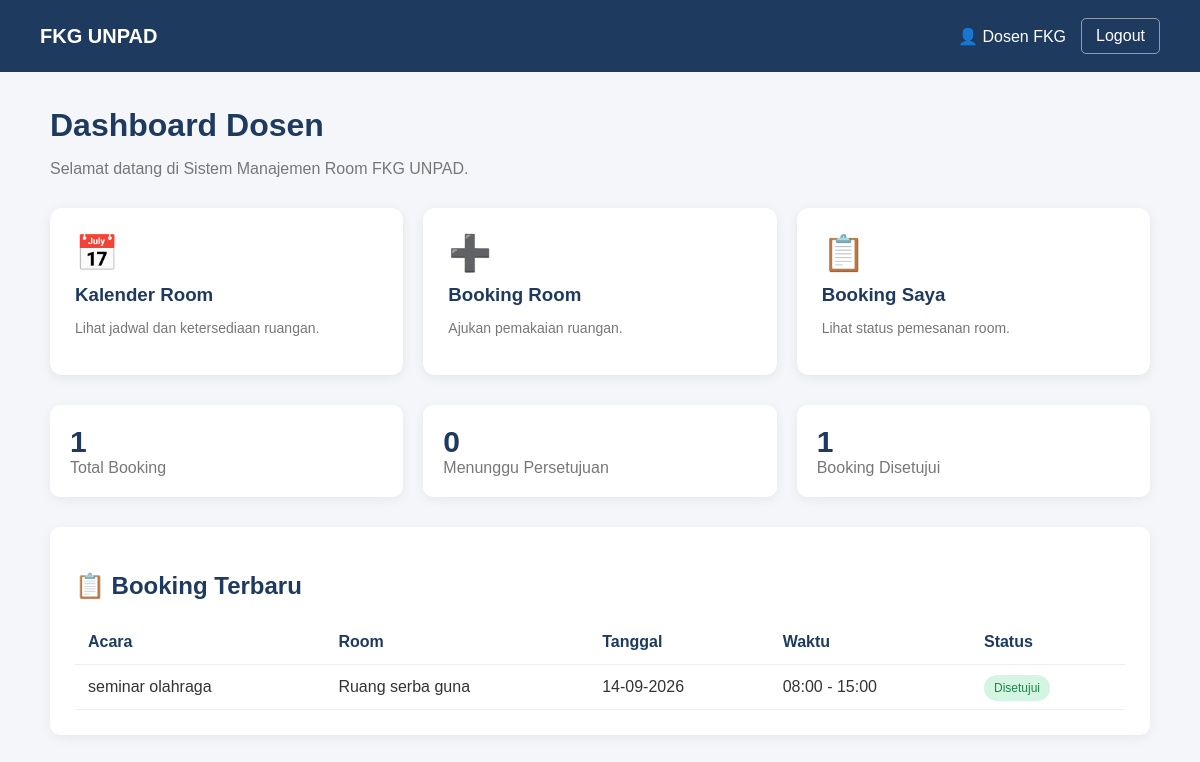
Screenshot of /dosen/index.php (signed in) with the database file from the repository.
### tables this page shows
CREATE TABLE `bookings` (
  `id` int NOT NULL AUTO_INCREMENT,
  `user_id` int NOT NULL,
  `room_id` int NOT NULL,
  `nama_acara` varchar(150) NOT NULL,
  `tanggal` date NOT NULL,
  `jam_mulai` time NOT NULL,
  `jam_selesai` time NOT NULL,
  `jumlah_peserta` int DEFAULT NULL,
  `keterangan` text,
  `status` enum('menunggu','disetujui','ditolak','dibatalkan') DEFAULT 'menunggu',
  `created_at` timestamp NULL DEFAULT CURRENT_TIMESTAMP,
  PRIMARY KEY (`id`),
  KEY `user_id` (`user_id`),
  KEY `room_id` (`room_id`),
  CONSTRAINT `bookings_ibfk_1` FOREIGN KEY (`user_id`) REFERENCES `users` (`id`),
  CONSTRAINT `bookings_ibfk_2` FOREIGN KEY (`room_id`) REFERENCES `rooms` (`id`)
);

CREATE TABLE `rooms` (
  `id` int NOT NULL AUTO_INCREMENT,
  `nama_room` varchar(100) NOT NULL,
  `kode_room` varchar(50) NOT NULL,
  `gedung` varchar(100) DEFAULT NULL,
  `lantai` varchar(20) DEFAULT NULL,
  `kapasitas` int DEFAULT NULL,
  `fasilitas` text,
  `status` enum('aktif','nonaktif') DEFAULT 'aktif',
  `created_at` timestamp NULL DEFAULT CURRENT_TIMESTAMP,
  PRIMARY KEY (`id`)
);

### dosen/index.php (the view, shortened to what this page needs)
<?php
include "../config/database.php";
$user_id = $_SESSION['user_id'];
$q_total = mysqli_query($conn, "
    SELECT COUNT(*) AS total
    FROM bookings
    WHERE user_id = $user_id
");
$total_booking = mysqli_fetch_assoc($q_total)['total'];
$q_menunggu = mysqli_query($conn, "
    SELECT COUNT(*) AS total
    FROM bookings
    WHERE user_id = $user_id
    AND status = 'menunggu'
");
$menunggu = mysqli_fetch_assoc($q_menunggu)['total'];
$q_disetujui = mysqli_query($conn, "
    SELECT COUNT(*) AS total
    FROM bookings
    WHERE user_id = $user_id
    AND status = 'disetujui'
");
$disetujui = mysqli_fetch_assoc($q_disetujui)['total'];
$booking_terbaru = mysqli_query($conn, "
    SELECT
        bookings.*,
        rooms.nama_room,
        rooms.gedung
    FROM bookings
    JOIN rooms
        ON bookings.room_id = rooms.id
    WHERE bookings.user_id = $user_id
    ORDER BY bookings.tanggal DESC,
             bookings.jam_mulai DESC
    LIMIT 5
");
?>
<!DOCTYPE html>
<html lang="id">
<head>
</head>
<body>
<div class="navbar">
    <div class="logo">
        FKG UNPAD
    </div>
    <div class="user">
        👤
        <?= htmlspecialchars($_SESSION['nama']); ?>
        <a
            href="../logout.php"
            class="logout">
            Logout
        </a>
    </div>
</div>
<div class="container">
<div class="welcome">
    <h1>
        Dashboard Dosen
    </h1>
    <p>
        Selamat datang di Sistem Manajemen Room FKG UNPAD.
    </p>
</div>
<div class="menu">
<a
    href="kalender.php"
    class="menu-card">
    <div class="menu-icon">
        📅
    </div>
    <h3>
        Kalender Room
    </h3>
    <p>
        Lihat jadwal dan ketersediaan ruangan.
    </p>
</a>
<a
    href="booking.php"
    class="menu-card">
    <div class="menu-icon">
        ➕
    </div>
    <h3>
        Booking Room
    </h3>
    <p>
        Ajukan pemakaian ruangan.
    </p>
</a>
<a
    href="booking_saya.php"
    class="menu-card">
    <div class="menu-icon">
        📋
    </div>
    <h3>
        Booking Saya
    </h3>
    <p>
        Lihat status pemesanan room.
    </p>
</a>
</div>
<div class="stats">
<div class="stat">
    <div class="stat-number">
        <?= $total_booking; ?>
    </div>
    <div class="stat-label">
        Total Booking
    </div>
</div>
<div class="stat">
    <div class="stat-number">
        <?= $menunggu; ?>
    </div>
    <div class="stat-label">
        Menunggu Persetujuan
    </div>
</div>
<div class="stat">
    <div class="stat-number">
        <?= $disetujui; ?>
    </div>
    <div class="stat-label">
        Booking Disetujui
    </div>
</div>
</div>
<div class="section">
<h2>
    📋 Booking Terbaru
</h2>
<table>
<tr>
    <th>Acara</th>
    <th>Room</th>
    <th>Tanggal</th>
    <th>Waktu</th>
    <th>Status</th>
</tr>
<?php while ($data = mysqli_fetch_assoc($booking_terbaru)): ?>
<tr>
    <td>
        <?= htmlspecialchars($data['nama_acara']); ?>
    </td>
    <td>
        <?= htmlspecialchars($data['nama_room']); ?>
    </td>
    <td>
        <?= date(
            'd-m-Y',
            strtotime($data['tanggal'])
        ); ?>
    </td>
    <td>
        <?= substr(
            $data['jam_mulai'],
            0,
            5
        ); ?>
        -
        <?= substr(
            $data['jam_selesai'],
            0,
            5
        ); ?>
    </td>
    <td>
        <span
            class="status <?= $data['status']; ?>">
            <?= ucfirst($data['status']); ?>
        </span>
    </td>
</tr>
<?php endwhile; ?>
</table>
</div>
</div>
</body>
</html>

### dosen/index.php (style rules this page uses)
* { box-sizing: border-box; }
body { margin: 0; font-family: Arial, sans-serif; background: #f4f6f9; color: #333; }
.navbar { background: #1e3a5f; color: white; padding: 18px 40px; display: flex; justify-content: space-between; align-items: center; }
.logo { font-size: 20px; font-weight: bold; }
.user { display: flex; align-items: center; gap: 15px; }
.logout { color: white; text-decoration: none; padding: 8px 14px; border: 1px solid rgba(255,255,255,.5); border-radius: 5px; }
.container { width: 1100px; max-width: 94%; margin: 35px auto; }
.welcome h1 { margin-bottom: 5px; color: #1e3a5f; }
.welcome p { color: #777; }
.menu { display: grid; grid-template-columns: repeat(3, 1fr); gap: 20px; margin-top: 30px; }
.menu-card { background: white; padding: 25px; border-radius: 12px; text-decoration: none; color: #333; box-shadow: 0 3px 12px rgba(0,0,0,.07); transition: .2s; }
.menu-icon { font-size: 35px; margin-bottom: 10px; }
.menu-card h3 { color: #1e3a5f; margin: 5px 0; }
.menu-card p { color: #777; font-size: 14px; }
.stats { display: grid; grid-template-columns: repeat(3, 1fr); gap: 20px; margin-top: 30px; }
.stat { background: white; padding: 20px; border-radius: 10px; box-shadow: 0 3px 12px rgba(0,0,0,.06); }
.stat-number { font-size: 30px; font-weight: bold; color: #1e3a5f; }
.stat-label { color: #777; }
.section { background: white; margin-top: 30px; padding: 25px; border-radius: 10px; box-shadow: 0 3px 12px rgba(0,0,0,.06); }
.section h2 { color: #1e3a5f; }
table { width: 100%; border-collapse: collapse; }
th, td { padding: 13px; text-align: left; border-bottom: 1px solid #eee; }
th { color: #1e3a5f; }
.status { padding: 6px 10px; border-radius: 15px; font-size: 12px; }
.disetujui { background: #d5f5e3; color: #1e8449; }

### rows the page displays
bookings: nama_acara "seminar olahraga", room.nama_room "Ruang serba guna", tanggal "14-09-2026", jam_mulai "08:00", jam_selesai "15:00", status "Disetujui"

### other values shown
$_SESSION['nama'] "Dosen FKG"
$total_booking "1"
$menunggu "0"
$disetujui "1"
